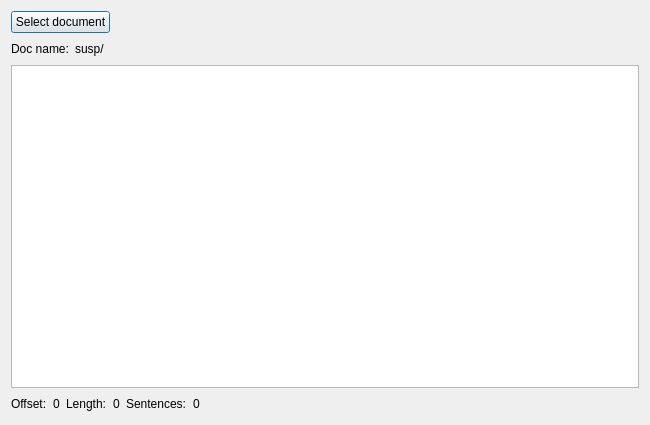
<?xml version="1.0" encoding="UTF-8"?>
<ui version="4.0">
 <class>Dialog</class>
 <widget class="QDialog" name="Dialog">
  <property name="geometry">
   <rect>
    <x>0</x>
    <y>0</y>
    <width>650</width>
    <height>425</height>
   </rect>
  </property>
  <property name="windowTitle">
   <string>Dialog</string>
  </property>
  <layout class="QGridLayout" name="gridLayout">
   <item row="2" column="0">
    <widget class="QTextEdit" name="te_susp_text">
     <property name="readOnly">
      <bool>true</bool>
     </property>
    </widget>
   </item>
   <item row="3" column="0">
    <layout class="QHBoxLayout" name="horizontalLayout">
     <item>
      <widget class="QLabel" name="label_10">
       <property name="text">
        <string>Offset:</string>
       </property>
      </widget>
     </item>
     <item>
      <widget class="QLabel" name="lb_susp_offset">
       <property name="text">
        <string>0</string>
       </property>
      </widget>
     </item>
     <item>
      <widget class="QLabel" name="label_11">
       <property name="text">
        <string>Length:</string>
       </property>
      </widget>
     </item>
     <item>
      <widget class="QLabel" name="lb_susp_length">
       <property name="text">
        <string>0</string>
       </property>
      </widget>
     </item>
     <item>
      <widget class="QLabel" name="label_12">
       <property name="text">
        <string>Sentences:</string>
       </property>
      </widget>
     </item>
     <item>
      <widget class="QLabel" name="lb_susp_sentences_count">
       <property name="text">
        <string>0</string>
       </property>
      </widget>
     </item>
     <item>
      <spacer name="horizontalSpacer_5">
       <property name="orientation">
        <enum>Qt::Horizontal</enum>
       </property>
       <property name="sizeHint" stdset="0">
        <size>
         <width>40</width>
         <height>20</height>
        </size>
       </property>
      </spacer>
     </item>
    </layout>
   </item>
   <item row="0" column="0">
    <layout class="QHBoxLayout" name="horizontalLayout_2">
     <item>
      <widget class="QPushButton" name="btn_select_susp_doc">
       <property name="text">
        <string>Select document</string>
       </property>
      </widget>
     </item>
     <item>
      <spacer name="horizontalSpacer">
       <property name="orientation">
        <enum>Qt::Horizontal</enum>
       </property>
       <property name="sizeHint" stdset="0">
        <size>
         <width>40</width>
         <height>20</height>
        </size>
       </property>
      </spacer>
     </item>
    </layout>
   </item>
   <item row="1" column="0">
    <layout class="QHBoxLayout" name="horizontalLayout_3">
     <item>
      <widget class="QLabel" name="label_9">
       <property name="text">
        <string>Doc name:</string>
       </property>
      </widget>
     </item>
     <item>
      <widget class="QLabel" name="lb_susp_doc_name">
       <property name="text">
        <string>susp/</string>
       </property>
      </widget>
     </item>
     <item>
      <spacer name="horizontalSpacer_2">
       <property name="orientation">
        <enum>Qt::Horizontal</enum>
       </property>
       <property name="sizeHint" stdset="0">
        <size>
         <width>40</width>
         <height>20</height>
        </size>
       </property>
      </spacer>
     </item>
    </layout>
   </item>
  </layout>
 </widget>
 <resources/>
 <connections/>
</ui>
